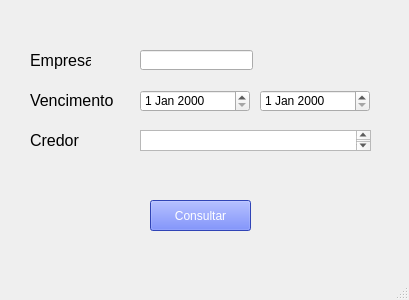
<?xml version="1.0" encoding="UTF-8"?>
<ui version="4.0">
 <class>MainWindow</class>
 <widget class="QMainWindow" name="MainWindow">
  <property name="geometry">
   <rect>
    <x>0</x>
    <y>0</y>
    <width>409</width>
    <height>300</height>
   </rect>
  </property>
  <property name="contextMenuPolicy">
   <enum>Qt::NoContextMenu</enum>
  </property>
  <property name="windowTitle">
   <string>RELSIN - Contas Pagas</string>
  </property>
  <property name="windowIcon">
   <iconset>
    <normaloff>../SASCC.ico</normaloff>../SASCC.ico</iconset>
  </property>
  <property name="toolTipDuration">
   <number>0</number>
  </property>
  <widget class="QWidget" name="centralwidget">
   <widget class="QPushButton" name="btn_consultar">
    <property name="geometry">
     <rect>
      <x>150</x>
      <y>200</y>
      <width>101</width>
      <height>31</height>
     </rect>
    </property>
    <property name="styleSheet">
     <string notr="true">background-color: rgb(67, 95, 255);
color: rgb(255, 255, 255);</string>
    </property>
    <property name="text">
     <string>Consultar</string>
    </property>
   </widget>
   <widget class="QLabel" name="label">
    <property name="geometry">
     <rect>
      <x>30</x>
      <y>50</y>
      <width>61</width>
      <height>21</height>
     </rect>
    </property>
    <property name="font">
     <font>
      <pointsize>12</pointsize>
     </font>
    </property>
    <property name="text">
     <string>Empresa</string>
    </property>
   </widget>
   <widget class="QLabel" name="label_2">
    <property name="geometry">
     <rect>
      <x>30</x>
      <y>90</y>
      <width>91</width>
      <height>21</height>
     </rect>
    </property>
    <property name="font">
     <font>
      <pointsize>12</pointsize>
     </font>
    </property>
    <property name="text">
     <string>Vencimento</string>
    </property>
   </widget>
   <widget class="QLabel" name="label_3">
    <property name="geometry">
     <rect>
      <x>30</x>
      <y>130</y>
      <width>91</width>
      <height>21</height>
     </rect>
    </property>
    <property name="font">
     <font>
      <pointsize>12</pointsize>
     </font>
    </property>
    <property name="text">
     <string>Credor</string>
    </property>
   </widget>
   <widget class="QDateEdit" name="dateEdit">
    <property name="geometry">
     <rect>
      <x>140</x>
      <y>90</y>
      <width>110</width>
      <height>22</height>
     </rect>
    </property>
   </widget>
   <widget class="QDateEdit" name="dateEdit_2">
    <property name="geometry">
     <rect>
      <x>260</x>
      <y>90</y>
      <width>110</width>
      <height>22</height>
     </rect>
    </property>
   </widget>
   <widget class="QTextEdit" name="textEdit_2">
    <property name="geometry">
     <rect>
      <x>140</x>
      <y>130</y>
      <width>231</width>
      <height>21</height>
     </rect>
    </property>
   </widget>
   <widget class="QLineEdit" name="txt_empresa">
    <property name="geometry">
     <rect>
      <x>140</x>
      <y>50</y>
      <width>113</width>
      <height>20</height>
     </rect>
    </property>
   </widget>
  </widget>
  <widget class="QMenuBar" name="menubar">
   <property name="geometry">
    <rect>
     <x>0</x>
     <y>0</y>
     <width>409</width>
     <height>21</height>
    </rect>
   </property>
  </widget>
  <widget class="QStatusBar" name="statusbar"/>
 </widget>
 <resources/>
 <connections/>
</ui>
